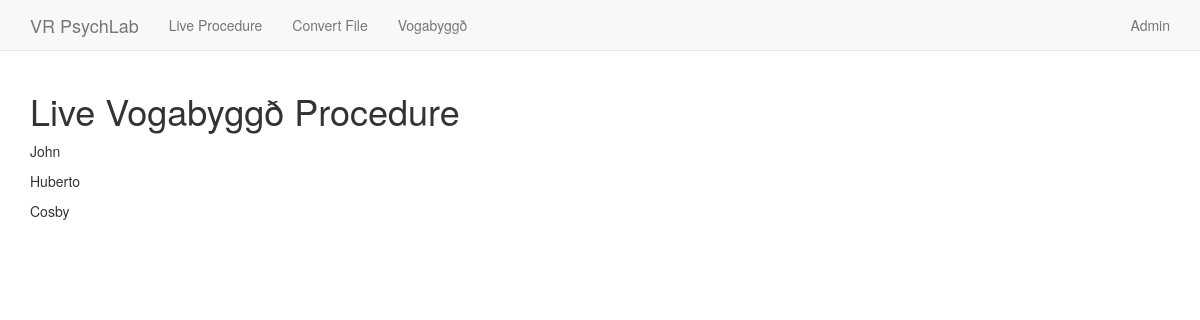
Page /postview/ on the earlier database version.
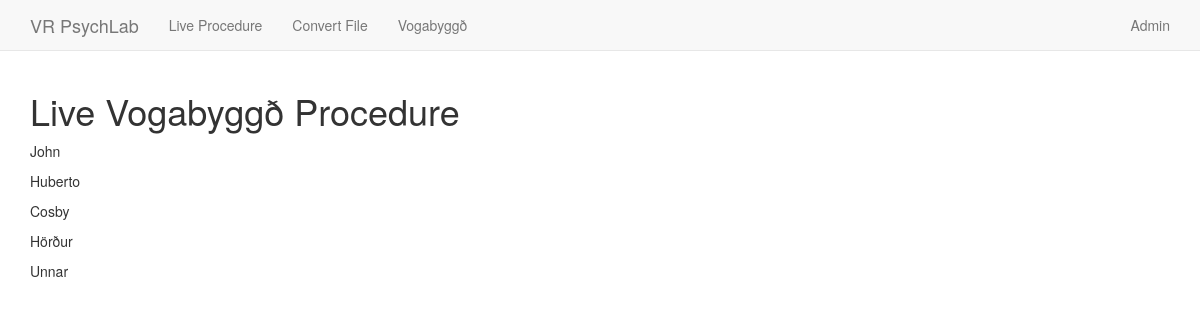
Same page on the later database version.
### main/models.py (models this page shows)
class NameModel(models.Model):
    name = models.CharField(max_length=100)
    def __str__(self):
        return self.name

### main/views.py (the view, shortened to what this page needs)
# urls.py: url(r'^postview/$', views.liveView, name='live_procedure'),
@csrf_exempt
def liveView(request):
    return render(request, 'main/postview.html', {'namelist': NameModel.objects.all()})

### templates/main/postview.html
{% extends "main/base.html" %}
{% block body_block %}
<h1>Live Vogabyggð Procedure</h1>
{% for x in namelist %}
<p>{{ x }}</p>
{% endfor %}
{% endblock %}

### templates/main/base.html (shortened to what this page needs)
<!DOCTYPE html>
{% load staticfiles %}
<html>
  <head>
    <link rel="stylesheet" href="https://cdn.jsdelivr.net/chartist.js/0.11.0/chartist.min.css">
    <link rel="stylesheet" href="https://maxcdn.bootstrapcdn.com/bootstrap/3.3.7/css/bootstrap.min.css">
    <link rel="stylesheet" href="{% static "css/mycss.css" %}">
  </head>
  <body>
    <nav class="navbar navbar-default navbar-static-top">
      <div class="container">
        <ul class ="nav navbar-nav">
          <li><a class="navbar-brand" href="{% url 'main:index' %}">VR PsychLab</a></li>
          <li><a class="navbar-link" href="{% url 'main:live_procedure' %}">Live Procedure</a></li>
          <li><a class="navbar-link" href="{% url 'main:convert_file' %}">Convert File</a></li>
          <li><a class="navbar-link" href="{% url 'main:vogabyggd' %}">Vogabyggð</a></li>
        </ul>
        <ul class="nav navbar-nav navbar-right">
            <li><a class="navbar-link" href="{% url 'admin:index' %}">Admin</a></li>
        </ul>
      </div>
    </nav>
    <div class="container">
      {% block body_block %}{% endblock %}
    </div>
  </body>
</html>

Differences in the rows shown:
added NameModel: name "Hörður"
added NameModel: name "Unnar"
